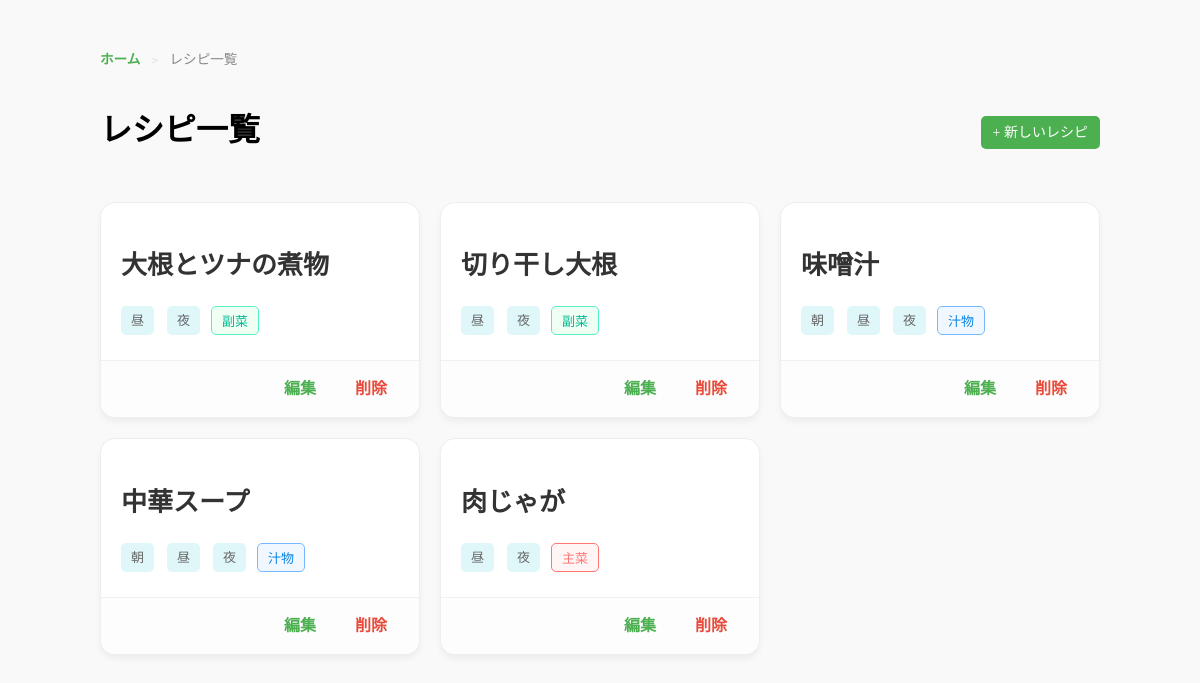
Page /recipes on the committed database.
### app/models.py (models this page shows)
class Recipe(db.Model): #レシピテーブル
    __tablename__ = "recipes"
    id = db.Column(db.Integer, primary_key=True) #主キー
    name = db.Column(db.String(100), nullable=False) #レシピ名（必須）
    process = db.Column(db.Text, nullable=True)
    time_category = db.Column(db.String(50)) #朝・昼・夜
    dish_category = db.Column(db.String(50)) #主菜・副菜・汁物
    recipe_ingredients = db.relationship(
        "RecipeIngredient",
        backref="recipe",
        cascade="all, delete-orphan",#レシピ削除時に紐づく材料も削除する
        passive_deletes=True
    )

### app/routes.py (the view)
    @app.route("/recipes")
    def show_recipes():
        recipes = Recipe.query.all()
        for recipe in recipes:
            recipe.time_list = recipe.time_category.split(",") if recipe.time_category else []
            recipe.dish_list = recipe.dish_category.split(",") if recipe.dish_category else []
        return render_template("recipes.html", recipes=recipes)

### app/templates/recipes.html (shortened to what this page needs)
<!DOCTYPE html>
<html>
<head>
    <link rel="stylesheet" href="{{ url_for('static', filename='css/style.css') }}">
</head>
<body>
    <div class="container recipe-page">
    <nav class="breadcrumb">
        <a href="/">ホーム</a> <span>&gt;</span> レシピ一覧
    </nav>
    <header class="recipe-header">
        <h1>レシピ一覧</h1>
        <a href="/recipes/add" class="button-green">+ 新しいレシピ</a>
    </header>
        <div class="recipe-grid">
            {% for recipe in recipes %}
                <div class="recipe-card">
                    <div class="recipe-card-body">
                        <a href="/recipes/{{ recipe.id }}" class="recipe-link">
                            <h2 class="recipe-title">{{ recipe.name }}</h2>
                        </a>
                        <div class="recipe-tags">
                            <div class="tag-group time-tags">
                                {% for t in recipe.time_list %}
                                    <span class="tag tag-time">{{ t }}</span>
                                {% endfor %}
                            </div>
                            <div class="tag-group dish-tags">
                                {% for d in recipe.dish_list %}
                                    <span class="tag tag-dish category-{{ d }}">{{ d }}</span>
                                {% endfor %}
                            </div>
                        </div>
                    </div>
                    <div class="recipe-card-footer">
                        <a href="/recipes/{{ recipe.id }}/edit" class="btn-text edit">編集</a>
                        <form action="/recipes/{{ recipe.id }}/delete" method="POST" onsubmit="return confirm('削除してもいいですか？');" style="display:inline; ">
                            <button type="submit" class="btn-text delete" >削除</button>
                        </form>
                    </div>
                </div>
            {% endfor %}
        </div>
    </div>
</body>
</html>

### app/static/css/style.css (style rules this page uses)
body { padding: 20px; background-color: #f9f9f9; }
.breadcrumb { margin-bottom: 15px; font-size: 0.85rem; color: #888; }
.breadcrumb a { color: #4CAF50; text-decoration: none; font-weight: bold; transition: color 0.2s; }
.breadcrumb span { margin: 0 8px; color: #ccc; font-size: 0.7rem; }
.button-green { display: inline-block; padding: 6px 12px; border-radius: 5px; background-color: #4CAF50; color: white; text-decoration: none; margin-top: 10px; font-size: 14px; line-height: 1.5; border: none; cursor: pointer; }
.container { max-width: 800px; margin: auto; }
.recipe-page { max-width: 1000px; margin: 0 auto; padding: 20px; }
.recipe-header { display: flex; justify-content: space-between; align-items: center; margin-bottom: 30px; }
.recipe-grid { display: grid; grid-template-columns: repeat(auto-fill, minmax(280px, 1fr)); gap: 20px; }
.recipe-card { background: white; border: 1px solid #eee; border-radius: 15px; display: flex; flex-direction: column; justify-content: space-between; transition: transform 0.2s, box-shadow 0.2s; overflow: hidden; box-shadow: 0 4px 6px rgba(0,0,0,0.05); }
.recipe-card-body { padding: 20px; }
.recipe-link { text-decoration: none; color: inherit; }
.recipe-title { font-size: 1.25rem; margin-bottom: 12px; color: #333; }
.recipe-tags { display: flex; flex-wrap: wrap; gap: 6px; }
.recipe-tags div { margin-bottom: 5px; }
.tag { font-size: 0.75rem; padding: 4px 10px; border-radius: 12px; background: #f0f0f0; color: #666; }
.tag.category-主菜 { background: #fff5f5; color: #ff7675; border: 1px solid #ff7675; }
.tag.category-副菜 { background: #f0fff4; color: #00b894; border: 1px solid #55efc4; }
.tag.category-汁物 { background: #f0f7ff; color: #0984e3; border: 1px solid #74b9ff; }
.recipe-card-footer { background: #fdfdfd; border-top: 1px solid #f0f0f0; padding: 12px 20px; display: flex; justify-content: flex-end; align-items: center; gap: 15px; }
.btn-text { text-decoration: none; font-size: 1rem; font-weight: bold; cursor: pointer; background: none; border: none; padding: 8px 12px; margin: 0; line-height: 1; display: inline-flex; align-items: center; justify-content: center; transition: all 0.2s; }
.btn-text.edit { color: #4CAF50; }
.btn-text.delete { color: #e74c3c; }
.recipe-title { font-size: 26px; font-weight: bold; margin-bottom: 20px; }
.tag { display: inline-block; background-color: #e0f7fa; border-radius: 5px; padding: 4px 10px; margin-right: 5px; font-size: 13px; }
.tag-group { display: flex; flex-wrap: wrap; gap: 8px; margin-top: 5px; }

### rows in the picture
Recipe: name "大根とツナの煮物", time_list "昼" "夜", dish_category "副菜"
Recipe: name "切り干し大根", time_list "昼" "夜", dish_category "副菜"
Recipe: name "味噌汁", time_list "朝" "昼" "夜", dish_category "汁物"
Recipe: name "中華スープ", time_list "朝" "昼" "夜", dish_category "汁物"
Recipe: name "肉じゃが", time_list "昼" "夜", dish_category "主菜"
